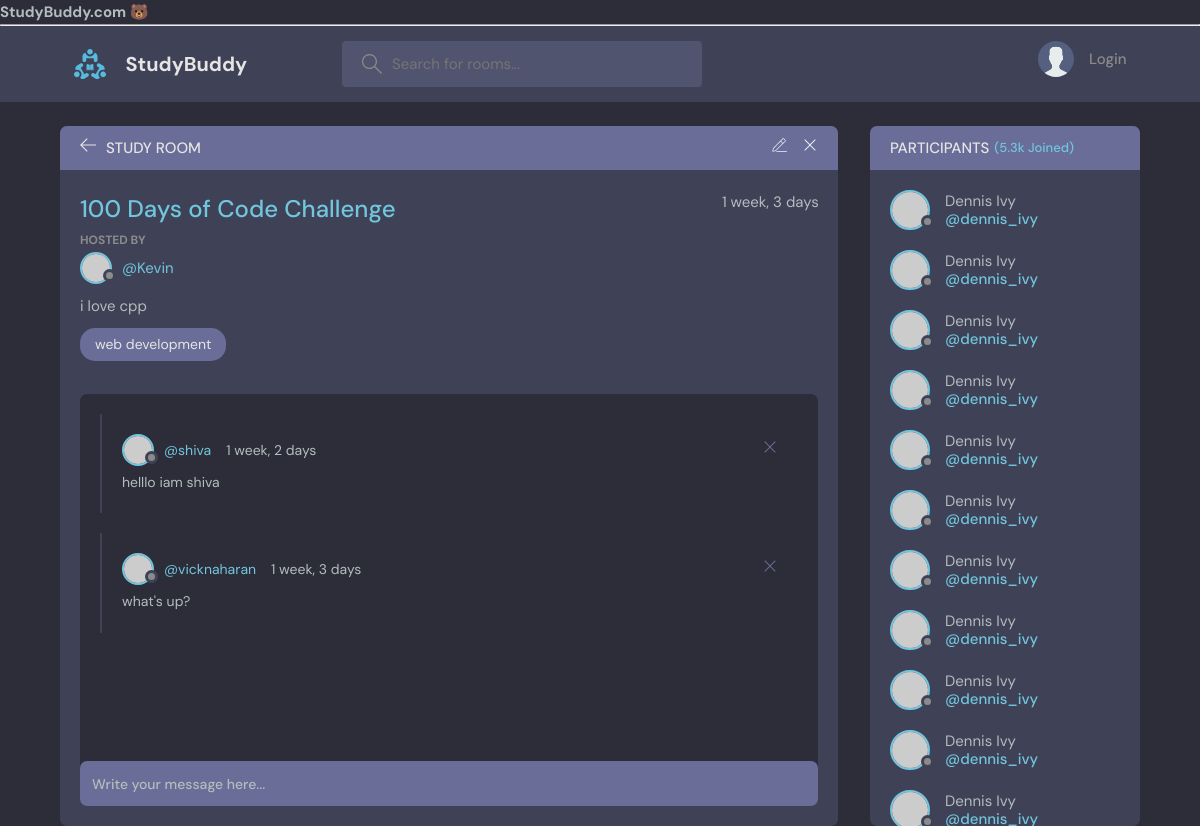
The app's page /room/12/, older data.
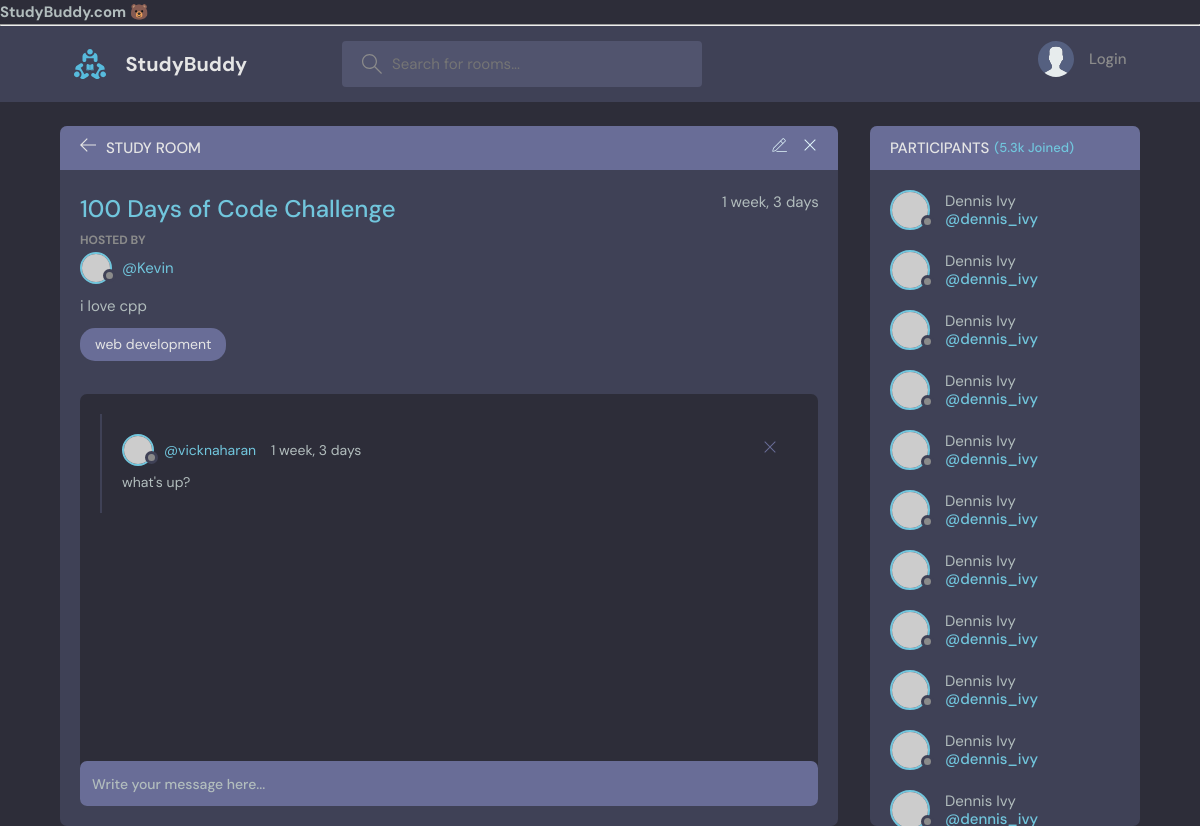
The same page, newer data.
### base/models.py (models this page shows, shortened)
class Message(models.Model):
    user = models.ForeignKey(User,on_delete=models.CASCADE)
    room = models.ForeignKey(Room,on_delete=models.CASCADE)
    body = models.TextField()
    updated = models.DateTimeField(auto_now=True)
    created = models.DateTimeField(auto_now_add=True)
    class Meta:
        ordering=["-updated","-created"]

### base/views.py (the view, shortened to what this page needs)
# urls.py: path("room/<str:pk>/",views.room,name="room"),
def room(request,pk):
    room = Room.objects.get(id=pk)
    room_messages = room.message_set.all().order_by("-created")
    participants = room.participants.all()
    context = {"room":room,"room_messages":room_messages,"participants":participants}
    return render(request,"base/Room.html",context)

### base/models.py (called while the page is built)
    def __str__(self):
        return self.name

### base/Templates/base/Room.html (shortened to what the changed rows need)
 {% extends "Main.html"%}
  {% load static %}
{% block content %}
    <main class="profile-page layout layout--2">
      <div class="container">
        <div class="room">
          <div class="room__box scroll">
            <div class="room__conversation">
              <div class="threads scroll">
              {% for message in room_messages %}
                <div class="thread">
                  <div class="thread__top">
                    <div class="thread__author">
                      <a href="{% url 'user-profile' message.user.id %}" class="thread__authorInfo">
                        <div class="avatar avatar--small">
                          <img src="https://randomuser.me/api/portraits/men/37.jpg" />
                        </div>
                        <span>@{{message.user}}</span>
                      </a>
                      <span class="thread__date">{{message.created | timesince}}</span>
                    </div>
                    <div class="thread__delete">
                      <svg version="1.1" xmlns="http://www.w3.org/2000/svg" width="32" height="32" viewBox="0 0 32 32">
                        <title>remove</title>
                        <path
                          d="M27.314 6.019l-1.333-1.333-9.98 9.981-9.981-9.981-1.333 1.333 9.981 9.981-9.981 9.98 1.333 1.333 9.981-9.98 9.98 9.98 1.333-1.333-9.98-9.98 9.98-9.981z"
                        ></path>
                      </svg>
                    </div>
                  </div>
                  <div class="thread__details">
                   {{message.body}}
                  </div>
                </div>
              {% endfor %}
              </div>
            </div>
          </div>
        </div>
      </div>
    </main>
{% endblock %}

Row changes from the older to the newer data that the page shows:
removed Message: user "shiva", created "1 week, 2 days", body "helllo iam shiva"
